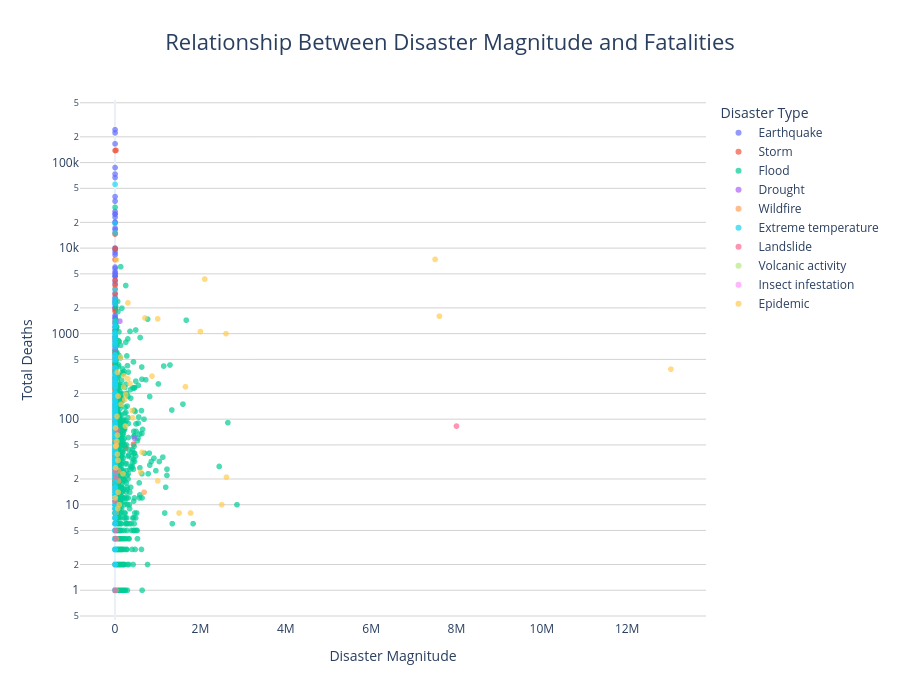

Notebook cell for this chart:
### Code cell
fig = px.scatter(
    q5_df,
    x="Dis Mag Value",
    y="Total Deaths",
    color="Disaster Type",
    opacity=0.7,
    title="Relationship Between Disaster Magnitude and Fatalities",
    labels={
        "Dis Mag Value": "Disaster Magnitude",
        "Total Deaths": "Total Deaths"
    }
)

fig.update_layout(
    template="plotly_white",
    title={
        "text":"Relationship Between Disaster Magnitude and Fatalities",
        "x":0.5,
        "font":{"size":22}
    },
    xaxis=dict(showgrid=False),
    yaxis=dict(showgrid=True, gridcolor="lightgray"),
    height=700,
    legend_title="Disaster Type"
)

fig.update_yaxes(type="log")

fig.show()

### Figure 1 — Plotly figure (JSON) as saved in the notebook; plotly's stock layout.template omitted (floating-point values rounded to 4 significant figures; data arrays with more than 128 entries replaced by an {"elided": "..."} marker saying what was removed)
{"data": [{"hovertemplate": "Disaster Type=Earthquake<br>Disaster Magnitude=%{x}<br>Total Deaths=%{y}<extra></extra>", "legendgroup": "Earthquake", "marker": {"color": "#636efa", "opacity": 0.7, "symbol": "circle"}, "mode": "markers", "name": "Earthquake", "showlegend": true, "type": "scattergl", "x": {"elided": "1112 float values"}, "xaxis": "x", "y": {"elided": "1112 float values"}, "yaxis": "y"}, {"hovertemplate": "Disaster Type=Storm<br>Disaster Magnitude=%{x}<br>Total Deaths=%{y}<extra></extra>", "legendgroup": "Storm", "marker": {"color": "#EF553B", "opacity": 0.7, "symbol": "circle"}, "mode": "markers", "name": "Storm", "showlegend": true, "type": "scattergl", "x": {"elided": "1096 float values"}, "xaxis": "x", "y": {"elided": "1096 float values"}, "yaxis": "y"}, {"hovertemplate": "Disaster Type=Flood<br>Disaster Magnitude=%{x}<br>Total Deaths=%{y}<extra></extra>", "legendgroup": "Flood", "marker": {"color": "#00cc96", "opacity": 0.7, "symbol": "circle"}, "mode": "markers", "name": "Flood", "showlegend": true, "type": "scattergl", "x": {"elided": "1777 float values"}, "xaxis": "x", "y": {"elided": "1777 float values"}, "yaxis": "y"}, {"hovertemplate": "Disaster Type=Drought<br>Disaster Magnitude=%{x}<br>Total Deaths=%{y}<extra></extra>", "legendgroup": "Drought", "marker": {"color": "#ab63fa", "opacity": 0.7, "symbol": "circle"}, "mode": "markers", "name": "Drought", "showlegend": true, "type": "scattergl", "x": [45000.0, 142000.0, 1500.0, 113000.0, 58000.0, 130000.0, 3046.0, 132.0, 3237.0, 13000.0, 100.0, 140000.0, 200000.0, 60000.0, 3000.0, 72000.0, 4891.0, 134.0, 452800.0, 1720.0, 994.0, 30.0, 13700.0, 30.0, 90000.0, 2500.0, 1200.0, 32650.0, 26000.0, 900.0, 7900.0, 1.0, 1650.0, 26000.0, 2500.0, 860.0, 960.0, 233000.0, 900.0, 2200.0, 659.0, 128.0, 560000.0, 2000.0, 1077.0, 450.0, 178.0, 4500.0, 8600.0, 500000.0, 21600.0], "xaxis": "x", "y": [0.0, 0.0, 0.0, 1400.0, 0.0, 0.0, 0.0, 0.0, 0.0, 0.0, 0.0, 0.0, 0.0, 0.0, 0.0, 0.0, 672.0, 0.0, 60.0, 0.0, 0.0, 0.0, 0.0, 0.0, 0.0, 0.0, 0.0, 0.0, 0.0, 0.0, 0.0, 0.0, 0.0, 0.0, 0.0, 0.0, 0.0, 0.0, 9.0, 0.0, 0.0, 0.0, 0.0, 0.0, 0.0, 0.0, 0.0, 0.0, 0.0, 0.0, 0.0], "yaxis": "y"}, {"hovertemplate": "Disaster Type=Wildfire<br>Disaster Magnitude=%{x}<br>Total Deaths=%{y}<extra></extra>", "legendgroup": "Wildfire", "marker": {"color": "#FFA15A", "opacity": 0.7, "symbol": "circle"}, "mode": "markers", "name": "Wildfire", "showlegend": true, "type": "scattergl", "x": {"elided": "183 float values"}, "xaxis": "x", "y": {"elided": "183 float values"}, "yaxis": "y"}, {"hovertemplate": "Disaster Type=Extreme temperature <br>Disaster Magnitude=%{x}<br>Total Deaths=%{y}<extra></extra>", "legendgroup": "Extreme temperature ", "marker": {"color": "#19d3f3", "opacity": 0.7, "symbol": "circle"}, "mode": "markers", "name": "Extreme temperature ", "showlegend": true, "type": "scattergl", "x": {"elided": "277 float values"}, "xaxis": "x", "y": {"elided": "277 float values"}, "yaxis": "y"}, {"hovertemplate": "Disaster Type=Landslide<br>Disaster Magnitude=%{x}<br>Total Deaths=%{y}<extra></extra>", "legendgroup": "Landslide", "marker": {"color": "#FF6692", "opacity": 0.7, "symbol": "circle"}, "mode": "markers", "name": "Landslide", "showlegend": true, "type": "scattergl", "x": [10.0, 258.0, 20200.0, 17600.0, 4700.0, 55640.0, 15630.0, 18270.0, 8000000.0], "xaxis": "x", "y": [25.0, 11.0, 5.0, 21.0, 1.0, 74.0, 4.0, 50.0, 83.0], "yaxis": "y"}, {"hovertemplate": "Disaster Type=Volcanic activity<br>Disaster Magnitude=%{x}<br>Total Deaths=%{y}<extra></extra>", "legendgroup": "Volcanic activity", "marker": {"color": "#B6E880", "opacity": 0.7, "symbol": "circle"}, "mode": "markers", "name": "Volcanic activity", "showlegend": true, "type": "scattergl", "x": [50.0, 5.0, 7.0], "xaxis": "x", "y": [0.0, 0.0, 0.0], "yaxis": "y"}, {"hovertemplate": "Disaster Type=Insect infestation<br>Disaster Magnitude=%{x}<br>Total Deaths=%{y}<extra></extra>", "legendgroup": "Insect infestation", "marker": {"color": "#FF97FF", "opacity": 0.7, "symbol": "circle"}, "mode": "markers", "name": "Insect infestation", "showlegend": true, "type": "scattergl", "x": [5000.0, 8710.0, 19000.0, 3550.0, 34000.0, 1100.0, 300.0, 20000.0, 1000.0, 69.0, 809.0], "xaxis": "x", "y": [0.0, 0.0, 0.0, 0.0, 0.0, 0.0, 0.0, 0.0, 0.0, 0.0, 0.0], "yaxis": "y"}, {"hovertemplate": "Disaster Type=Epidemic<br>Disaster Magnitude=%{x}<br>Total Deaths=%{y}<extra></extra>", "legendgroup": "Epidemic", "marker": {"color": "#FECB52", "opacity": 0.7, "symbol": "circle"}, "mode": "markers", "name": "Epidemic", "showlegend": true, "type": "scattergl", "x": [2600000.0, 7500000.0, 30000.0, 56000.0, 400000.0, 56000.0, 865900.0, 2100000.0, 1650000.0, 11000.0, 634000.0, 45600.0, 700000.0, 64500.0, 71700.0, 1000000.0, 7600000.0, 70000.0, 2000000.0, 2611000.0, 600000.0, 206700.0, 200000.0, 6000.0, 2900.0, 67680.0, 413500.0, 244000.0, 27690.0, 130000.0, 250000.0, 12880.0, 100000.0, 140000.0, 78000.0, 12000.0, 300000.0, 1000000.0, 186600.0, 2500000.0, 1768000.0, 227300.0, 1500000.0, 13030000.0, 350000.0, 651200.0, 745600.0, 301800.0, 54050.0, 42000.0], "xaxis": "x", "y": [1000.0, 7385.0, 7289.0, 65.0, 126.0, 354.0, 319.0, 4346.0, 239.0, 79.0, 41.0, 108.0, 1525.0, 9.0, 14.0, 19.0, 1600.0, 186.0, 1058.0, 21.0, 24.0, 321.0, 237.0, 0.0, 12.0, 33.0, 104.0, 83.0, 49.0, 527.0, 195.0, 27.0, 10.0, 149.0, 0.0, 48.0, 296.0, 1490.0, 23.0, 10.0, 8.0, 169.0, 8.0, 384.0, 260.0, 0.0, 0.0, 2287.0, 39.0, 55.0], "yaxis": "y"}], "layout": {"height": 700, "legend": {"title": {"text": "Disaster Type"}, "tracegroupgap": 0}, "title": {"font": {"size": 22}, "text": "Relationship Between Disaster Magnitude and Fatalities", "x": 0.5}, "xaxis": {"anchor": "y", "domain": [0, 1], "showgrid": false, "title": {"text": "Disaster Magnitude"}}, "yaxis": {"anchor": "x", "domain": [0, 1], "gridcolor": "lightgray", "showgrid": true, "title": {"text": "Total Deaths"}, "type": "log"}}}
